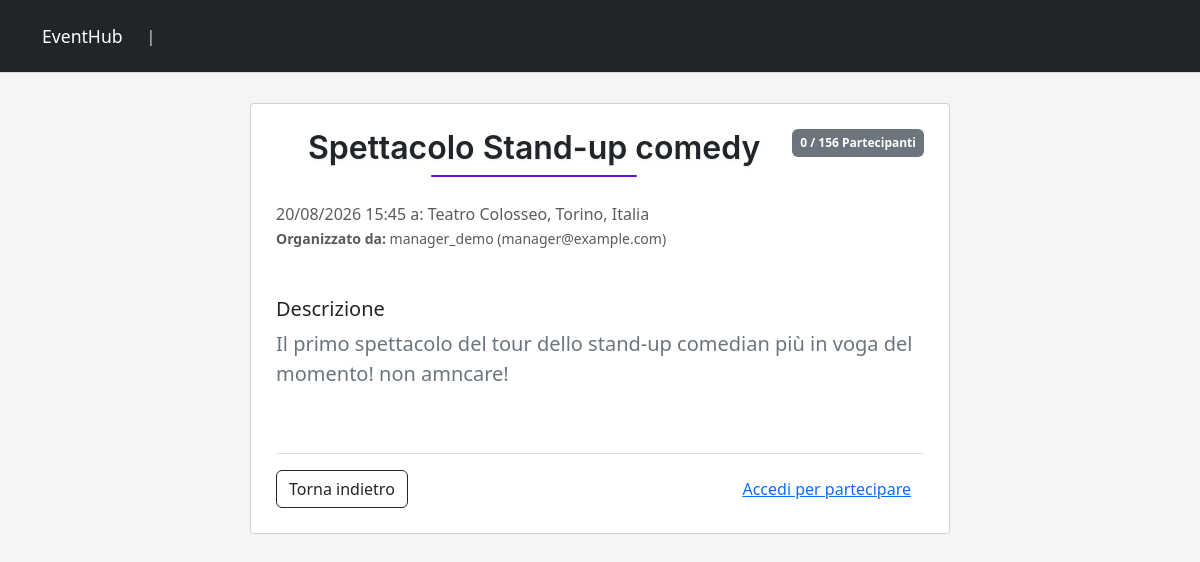
Before: /events/8/ with the older database file.
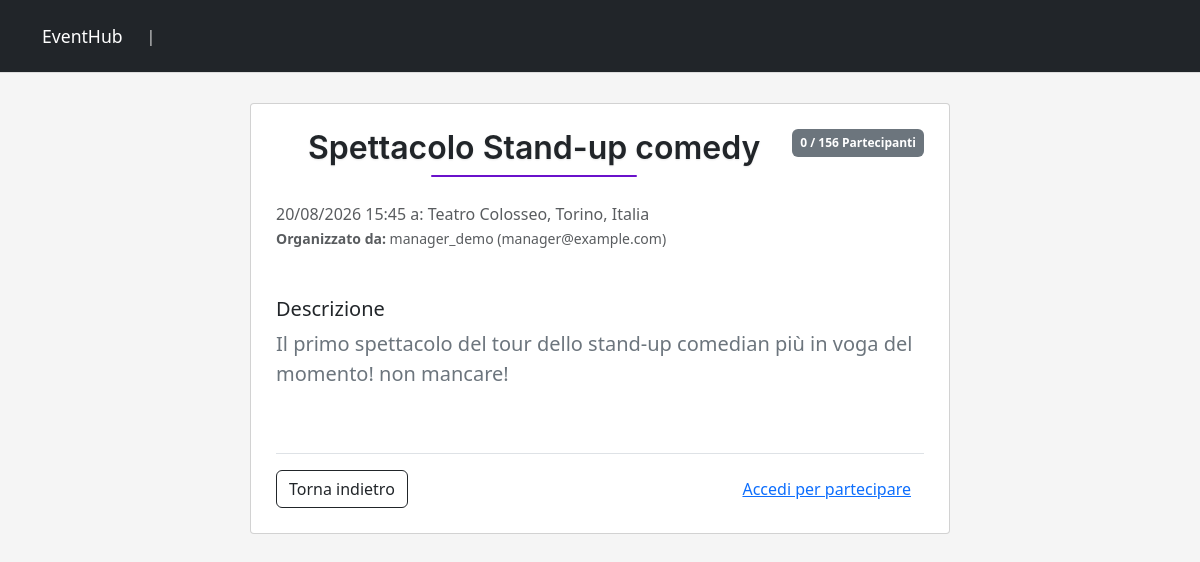
After: the same page with the newer database file.
### eventhub/services/models.py (models this page shows, shortened)
class Event(models.Model):
    title = models.CharField(max_length=50)
    description = models.TextField()
    date = models.DateTimeField()
    location = models.CharField(max_length=100)
    max_capacity = models.PositiveIntegerField(null=True, blank=True)
    organizer = models.ForeignKey(
        settings.AUTH_USER_MODEL,
        on_delete=models.CASCADE,
        related_name='organized_events',
        limit_choices_to={'user_type': 'organizer'}
    )

### eventhub/users/models.py (models this page shows)
class CustomUser(AbstractUser):
    USER_TYPES = [
        ("attendee", "Partecipante"),
        ("organizer", "Organizzatore"),
        ("admin", "Amministratore"),
    ]
    user_type = models.CharField(
        max_length=10,
        choices=USER_TYPES,
        default="attendee",
        verbose_name="Tipo utente",
        help_text="Seleziona il tipo di utente: Partecipante o organizzatore.",
    )
    email = models.EmailField(unique=True)

### eventhub/services/views.py (the view)
# urls.py: path('events/<int:pk>/', EventDetailView.as_view(), name='event_detail'),
class EventDetailView(DetailView):
    model = Event
    template_name = 'services/event_detail.html'
    context_object_name = 'event'
    def get_context_data(self, **kwargs):
        context = super().get_context_data(**kwargs)
        user = self.request.user
        if user.is_authenticated and user.user_type in ['attendee', 'organizer']:
            context['is_registered'] = Registration.objects.filter(event=self.object, user=user).exists()
        else:
            context['is_registered'] = False
        return context

### eventhub/services/templates/services/event_detail.html
{% extends "services/base.html" %}
{% block content %}
<div class="card card-center" style="max-width: 700px;">
    <div class="d-flex justify-content-between align-items-start mb-3">
        <h2 class="page-title">{{ event.title }}</h2>
        <span class="badge bg-secondary p-2">
            {% if event.max_capacity %}
            {{ event.registrations.count }} / {{ event.max_capacity }} Partecipanti
            {% else %}
            {{ event.registrations.count }} Partecipanti (Illimitati)
            {% endif %}
        </span>
    </div>
    <h6 class="text-muted mb-1">
        {{ event.date|date:"d/m/Y H:i" }} a: {{ event.location }}
    </h6>
    <p class="text-muted small mb-4">
        <strong>Organizzato da:</strong> {{ event.organizer.username }} ({{ event.organizer.email }})
    </p>
    <div class="my-4">
        <h5>Descrizione</h5>
        <p class="text-secondary fs-5" style="white-space: pre-line;">{{ event.description }}</p>
    </div>
    <div class="d-flex justify-content-between align-items-center mt-4 pt-3 border-top">
        {% if request.GET.src == 'my_registrations' %}
        <a href="{% url 'my_registrations' %}" class="btn btn-outline-dark">Torna indietro</a>
        {% else %}
        <a href="{% url 'view_events' %}" class="btn btn-outline-dark">Torna indietro</a>
        {% endif %}
        {% if request.user.is_authenticated %}
        {% if event.organizer != request.user and request.user.user_type != 'admin' %}
        {% if not is_registered %}
        {% if event.max_capacity and event.registrations.count >= event.max_capacity %}
        <button class="btn btn-secondary" disabled>Posti esauriti</button>
        {% else %}
        <form method="post" action="{% url 'register_event' event.id %}" class="m-0">
            {% csrf_token %}
            <input type="hidden" name="next" value="{{ request.path }}">
            <button type="submit" class="btn btn-dark">Registrati</button>
        </form>
        {% endif %}
        {% else %}
        <form method="post" action="{% url 'unregister_event' event.id %}" class="m-0">
            {% csrf_token %}
            <input type="hidden" name="next" value="{{ request.path }}">
            <button type="submit" class="btn btn-outline-danger">Disiscriviti</button>
        </form>
        {% endif %}
        {% elif request.user.user_type == 'admin' %}
        <div class="d-flex gap-2">
            <a href="{% url 'event_attendees' event.id %}" class="btn btn-outline-dark">Lista iscritti</a>
            <form method="post" action="{% url 'delete_event' event.id %}"
                onsubmit="return confirm('Sei sicuro di voler eliminare questo evento?');" class="m-0">
                {% csrf_token %}
                <button type="submit" class="btn btn-outline-danger">ELIMINA EVENTO</button>
            </form>
        </div>
        {% endif %}
        {% if request.user.user_type == 'organizer' and event.organizer == request.user %}
        <div class="d-flex gap-2">
            <a href="{% url 'edit_event' event.id %}" class="btn btn-dark">Modifica</a>
            <a href="{% url 'event_attendees' event.id %}" class="btn btn-outline-dark">Lista iscritti</a>
            <form method="post" action="{% url 'delete_event' event.id %}"
                onsubmit="return confirm('Sei sicuro di voler eliminare questo evento?');" class="m-0">
                {% csrf_token %}
                <button type="submit" class="btn btn-outline-danger">Elimina</button>
            </form>
        </div>
        {% endif %}
        {% else %}
        <a href="{% url 'login' %}?next={{ request.path }}" class="btn btn-link">Accedi per partecipare</a>
        {% endif %}
    </div>
</div>
{% endblock %}

Changed rows visible on the page:
changed Event "Spettacolo Stand-up comedy": description "Il primo spettacolo del tour dello stand-up comedian più in voga del momento! non amncare!" → "Il primo spettacolo del tour dello stand-up comedian più in voga del momento! non mancare!"
